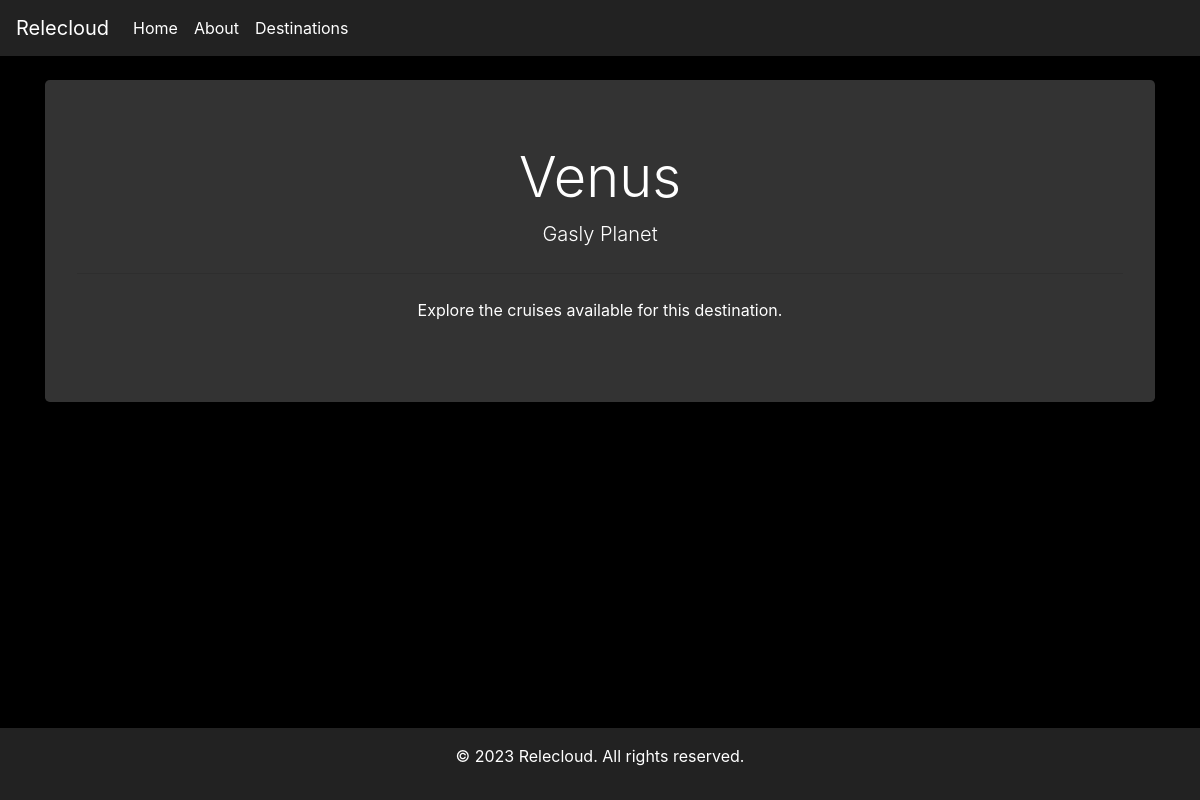
The page /destination/1/ on the database as committed earlier.
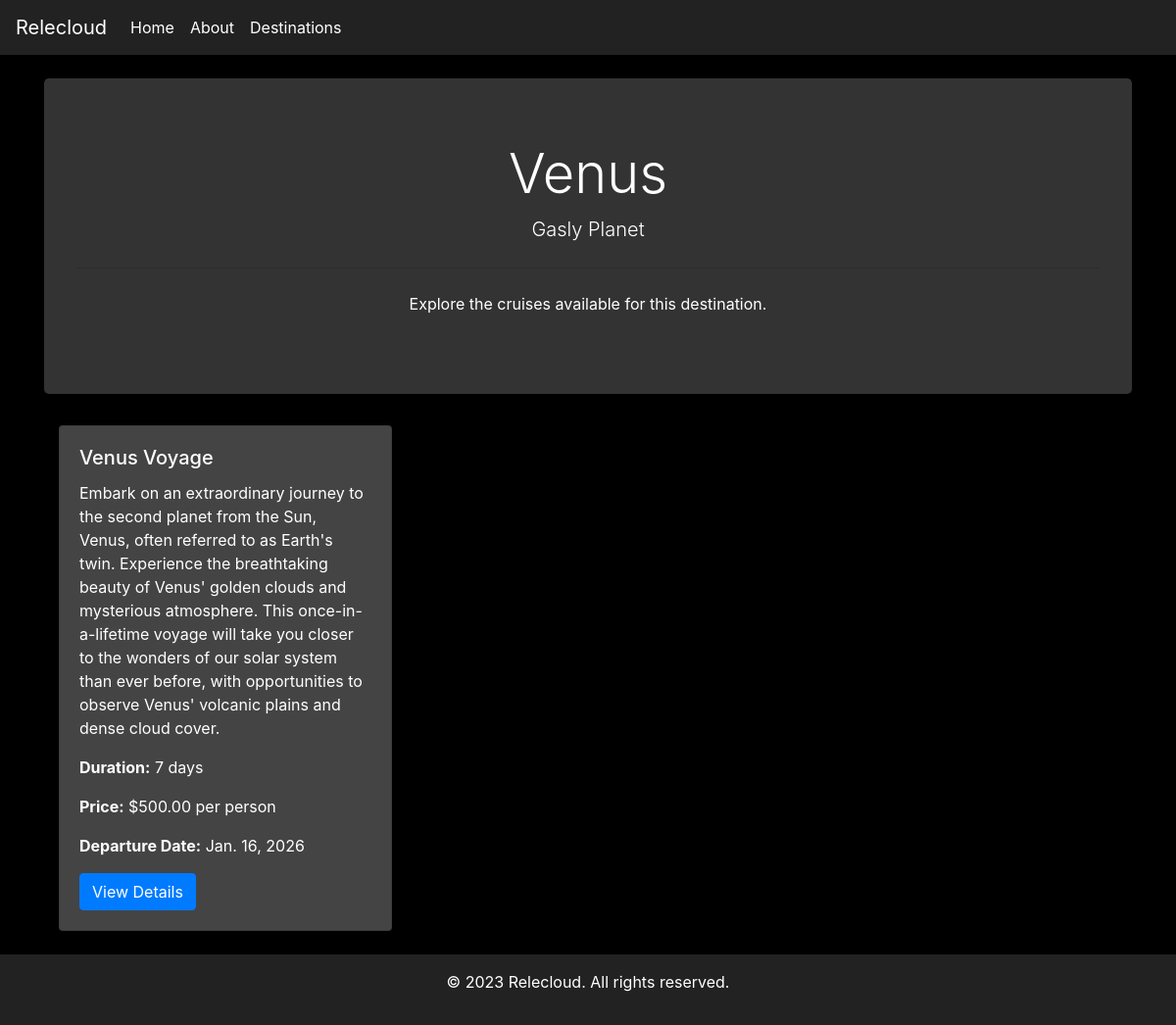
The same page on the database as committed later.
### relecloud/models.py (models this page shows, shortened)
class Cruise(models.Model):
    name = models.CharField(
        max_length=100,
        blank=False
    )
    description = models.TextField(
        max_length=2000,
        blank=False
    )
    destination = models.ForeignKey(Destination, on_delete=models.CASCADE, null=True)
    duration = models.IntegerField(default=10, null=True)
    price = models.DecimalField(max_digits=10, decimal_places=2, default=1000.00,null=True)
    departure_date = models.DateField(
        blank=False,
        null=True,
        default = "2024-01-01"
    )

### relecloud/views.py (the view)
# urls.py: path('destination/<int:destination_id>/', destination_detail, name='destination_detail'),
def destination_detail(request, destination_id):
    destination = get_object_or_404(Destination, id=destination_id)
    cruises = Cruise.objects.filter(destination=destination)
    return render(request, 'destination_detail.html', {'destination': destination, 'cruises': cruises})

### relecloud/templates/destination_detail.html
{% extends 'base.html' %} {% block title %}ReleCloud - {{ destination.name }}{% endblock %} {% block content %}
<div class="jumbotron text-center">
    <h1 class="display-4">{{ destination.name }}</h1>
    <p class="lead">{{ destination.description }}</p>
    <hr class="my-4">
    <p>Explore the cruises available for this destination.</p>
</div>
<div class="container">
    <div class="row">
        {% for cruise in cruises %}
        <div class="col-md-4">
            <div class="card mb-4">
                <div class="card-body">
                    <h5 class="card-title">{{ cruise.name }}</h5>
                    <p class="card-text">{{ cruise.description }}</p>
                    <p><strong>Duration:</strong> {{ cruise.duration }} days</p>
                    <p><strong>Price:</strong> ${{ cruise.price }} per person</p>
                    <p><strong>Departure Date:</strong> {{ cruise.departure_date }}</p>
                    <a href="{% url 'cruise_detail' cruise.id %}" class="btn btn-primary">View Details</a>
                </div>
            </div>
        </div>
        {% endfor %}
    </div>
</div>
{% endblock %}

Rows that differ between the two databases and show on the page:
added Cruise: name "Venus Voyage", description "Embark on an extraordinary journey to the second planet from the Sun, Venus, often referred to as Earth's twin. Experience the breathtaking beauty of Venus' golden clouds and mysterious atmosphere. This once-in-a-lifetime voyage will take you closer to the wonders of our solar system than ever before, with opportunities to observe Venus' volcanic plains and dense cloud cover.", duration "7", price "500.00", departure_date "Jan. 16, 2026"
